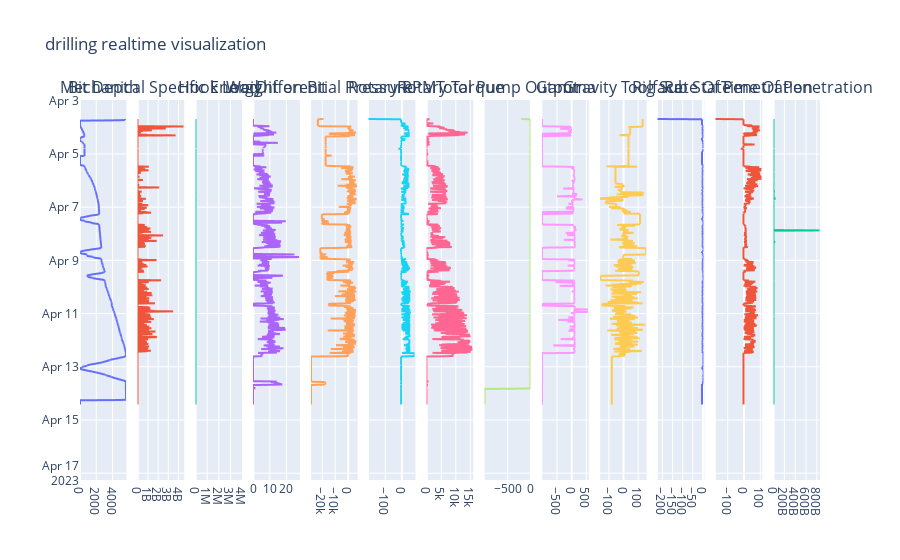

Write notebook code for a chart like this one.
### Code cell
fig.show()

### Figure 1 — Plotly figure (JSON) as saved in the notebook; plotly's stock layout.template omitted (floating-point values rounded to 4 significant figures; data arrays with more than 128 entries replaced by an {"elided": "..."} marker saying what was removed)
{"data": [{"name": "Bit Depth", "type": "scattergl", "x": {"elided": "1235 float values"}, "xaxis": "x", "y": {"elided": "1235 str values"}, "yaxis": "y"}, {"name": "Mechanical Specific Energy", "type": "scattergl", "x": {"elided": "1235 float values"}, "xaxis": "x2", "y": {"elided": "1235 str values"}, "yaxis": "y2"}, {"name": "Hook Load", "type": "scattergl", "x": {"elided": "1235 float values"}, "xaxis": "x3", "y": {"elided": "1235 str values"}, "yaxis": "y3"}, {"name": "Weight on Bit", "type": "scattergl", "x": {"elided": "1235 float values"}, "xaxis": "x4", "y": {"elided": "1235 str values"}, "yaxis": "y4"}, {"name": "Differential Pressure", "type": "scattergl", "x": {"elided": "1235 float values"}, "xaxis": "x5", "y": {"elided": "1235 str values"}, "yaxis": "y5"}, {"name": "Rotary RPM", "type": "scattergl", "x": {"elided": "1235 float values"}, "xaxis": "x6", "y": {"elided": "1235 str values"}, "yaxis": "y6"}, {"name": "Rotary Torque", "type": "scattergl", "x": {"elided": "1235 float values"}, "xaxis": "x7", "y": {"elided": "1235 str values"}, "yaxis": "y7"}, {"name": "Total Pump Output", "type": "scattergl", "x": {"elided": "1235 float values"}, "xaxis": "x8", "y": {"elided": "1235 str values"}, "yaxis": "y8"}, {"name": "Gamma", "type": "scattergl", "x": {"elided": "1235 float values"}, "xaxis": "x9", "y": {"elided": "1235 str values"}, "yaxis": "y9"}, {"name": "Gravity Toolface", "type": "scattergl", "x": {"elided": "1235 float values"}, "xaxis": "x10", "y": {"elided": "1235 str values"}, "yaxis": "y10"}, {"name": "Rig Sub State", "type": "scattergl", "x": {"elided": "1235 float values"}, "xaxis": "x11", "y": {"elided": "1235 str values"}, "yaxis": "y11"}, {"name": "Rate Of Penetration", "type": "scattergl", "x": {"elided": "1235 float values"}, "xaxis": "x12", "y": {"elided": "1235 str values"}, "yaxis": "y12"}, {"name": "Time Of Penetration", "type": "scattergl", "x": {"elided": "1235 float values"}, "xaxis": "x13", "y": {"elided": "1235 str values"}, "yaxis": "y13"}], "layout": {"annotations": [{"font": {"size": 16}, "showarrow": false, "text": "Bit Depth", "x": 0.03136, "xanchor": "center", "xref": "paper", "y": 1, "yanchor": "bottom", "yref": "paper"}, {"font": {"size": 16}, "showarrow": false, "text": "Mechanical Specific Energy", "x": 0.1095, "xanchor": "center", "xref": "paper", "y": 1, "yanchor": "bottom", "yref": "paper"}, {"font": {"size": 16}, "showarrow": false, "text": "Hook Load", "x": 0.1876, "xanchor": "center", "xref": "paper", "y": 1, "yanchor": "bottom", "yref": "paper"}, {"font": {"size": 16}, "showarrow": false, "text": "Weight on Bit", "x": 0.2657, "xanchor": "center", "xref": "paper", "y": 1, "yanchor": "bottom", "yref": "paper"}, {"font": {"size": 16}, "showarrow": false, "text": "Differential Pressure", "x": 0.3438, "xanchor": "center", "xref": "paper", "y": 1, "yanchor": "bottom", "yref": "paper"}, {"font": {"size": 16}, "showarrow": false, "text": "Rotary RPM", "x": 0.4219, "xanchor": "center", "xref": "paper", "y": 1, "yanchor": "bottom", "yref": "paper"}, {"font": {"size": 16}, "showarrow": false, "text": "Rotary Torque", "x": 0.5, "xanchor": "center", "xref": "paper", "y": 1, "yanchor": "bottom", "yref": "paper"}, {"font": {"size": 16}, "showarrow": false, "text": "Total Pump Output", "x": 0.5781, "xanchor": "center", "xref": "paper", "y": 1, "yanchor": "bottom", "yref": "paper"}, {"font": {"size": 16}, "showarrow": false, "text": "Gamma", "x": 0.6562, "xanchor": "center", "xref": "paper", "y": 1, "yanchor": "bottom", "yref": "paper"}, {"font": {"size": 16}, "showarrow": false, "text": "Gravity Toolface", "x": 0.7343, "xanchor": "center", "xref": "paper", "y": 1, "yanchor": "bottom", "yref": "paper"}, {"font": {"size": 16}, "showarrow": false, "text": "Rig Sub State", "x": 0.8124, "xanchor": "center", "xref": "paper", "y": 1, "yanchor": "bottom", "yref": "paper"}, {"font": {"size": 16}, "showarrow": false, "text": "Rate Of Penetration", "x": 0.8905, "xanchor": "center", "xref": "paper", "y": 1, "yanchor": "bottom", "yref": "paper"}, {"font": {"size": 16}, "showarrow": false, "text": "Time Of Penetration", "x": 0.9686, "xanchor": "center", "xref": "paper", "y": 1, "yanchor": "bottom", "yref": "paper"}], "showlegend": false, "title": {"text": "drilling realtime visualization"}, "xaxis": {"anchor": "y", "domain": [0, 0.06272]}, "xaxis10": {"anchor": "y10", "domain": [0.703, 0.7657]}, "xaxis11": {"anchor": "y11", "domain": [0.7811, 0.8438]}, "xaxis12": {"anchor": "y12", "domain": [0.8592, 0.9219]}, "xaxis13": {"anchor": "y13", "domain": [0.9373, 1.0]}, "xaxis2": {"anchor": "y2", "domain": [0.07811, 0.1408]}, "xaxis3": {"anchor": "y3", "domain": [0.1562, 0.2189], "range": [-200, 4000000]}, "xaxis4": {"anchor": "y4", "domain": [0.2343, 0.297]}, "xaxis5": {"anchor": "y5", "domain": [0.3124, 0.3751]}, "xaxis6": {"anchor": "y6", "domain": [0.3905, 0.4533]}, "xaxis7": {"anchor": "y7", "domain": [0.4686, 0.5314]}, "xaxis8": {"anchor": "y8", "domain": [0.5467, 0.6095]}, "xaxis9": {"anchor": "y9", "domain": [0.6249, 0.6876]}, "yaxis": {"anchor": "x", "autorange": "reversed", "domain": [0, 1]}, "yaxis10": {"anchor": "x10", "domain": [0, 1], "matches": "y", "showticklabels": false}, "yaxis11": {"anchor": "x11", "domain": [0, 1], "matches": "y", "showticklabels": false}, "yaxis12": {"anchor": "x12", "domain": [0, 1], "matches": "y", "showticklabels": false}, "yaxis13": {"anchor": "x13", "domain": [0, 1], "matches": "y", "showticklabels": false}, "yaxis2": {"anchor": "x2", "domain": [0, 1], "matches": "y", "showticklabels": false}, "yaxis3": {"anchor": "x3", "domain": [0, 1], "matches": "y", "showticklabels": false}, "yaxis4": {"anchor": "x4", "domain": [0, 1], "matches": "y", "showticklabels": false}, "yaxis5": {"anchor": "x5", "domain": [0, 1], "matches": "y", "showticklabels": false}, "yaxis6": {"anchor": "x6", "domain": [0, 1], "matches": "y", "showticklabels": false}, "yaxis7": {"anchor": "x7", "domain": [0, 1], "matches": "y", "showticklabels": false}, "yaxis8": {"anchor": "x8", "domain": [0, 1], "matches": "y", "showticklabels": false}, "yaxis9": {"anchor": "x9", "domain": [0, 1], "matches": "y", "showticklabels": false}}}
